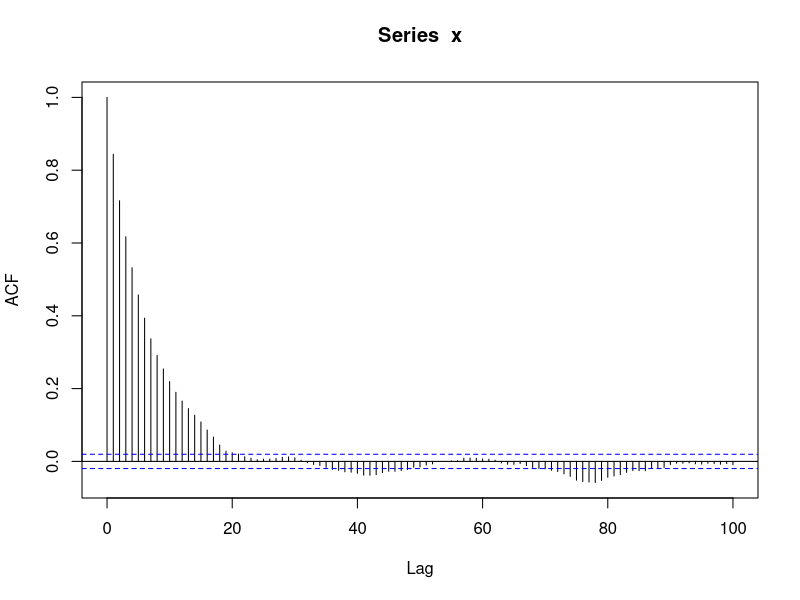
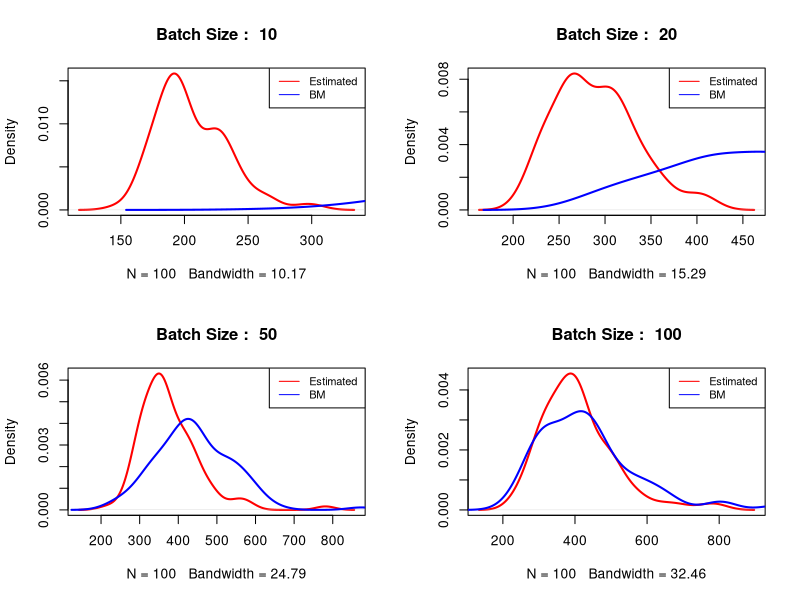
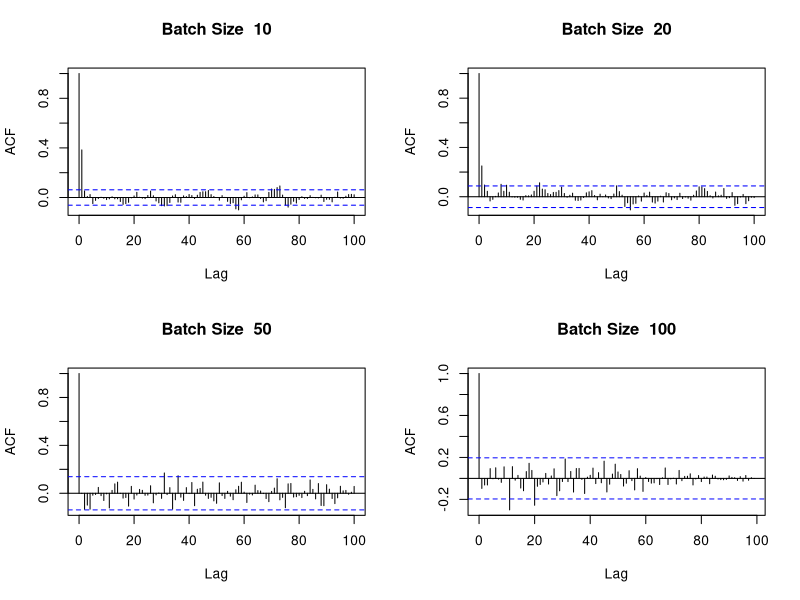

Generate these figures, in order, with R:
# running the procedure of using MCMC to generate samples
# then finding the variance and plotting there density

# defining different targets

# exponential
rate = 2
exponential <- function(x,rate){
    return(dexp(x,rate))
}
# gamma
shape = 9
rate = 0.5
gamma <- function(x,shape,rate){
    return(dgamma(x,shape = shape, rate = rate))
}

# laplace
theta = 2
s = 4    
laplace <- function(x,theta,s){
    return(0.5*(1/s)*exp(-abs(x-theta)/s))
}
# chi-squared

k = 5
chisq <- function(x,k){
    return(dchisq(x,k))
}

# Using normal distribution as proposal 
normal <- function(x,mu,h){
	return (rnorm(x,mean = mu, sd = h))
}

#setting up parameters for distributions
target <- laplace
proposal <- normal

# setting up for running multiple mcmc
iter <- 400

# b_dist <- c(100,200,500,1000);
b_dist <- c(10,20,50,100);

#for the sigma of each run
est_sigma_dist <- matrix(0, nrow = length(b_dist), ncol = iter/length(b_dist))
bm_sigma_dist <- matrix(0, nrow = length(b_dist), ncol = iter/length(b_dist))
#for the sample mean of each run
sample_mean_dist = numeric(length = iter)

acc_dist = numeric(length = iter)
# running mulitple mcmc
# setting up changing parameters

T <- 1e4

Y_1 = numeric(length = T/b_dist[1])
Y_2 = numeric(length = T/b_dist[2])
Y_3 = numeric(length = T/b_dist[3])
Y_4 = numeric(length = T/b_dist[4])

# h <- 1
h <- 5

ini <- 2
it <- 1

while(it <= iter){
    x <- numeric(T)
    acc <- 0
    x[1] <- ini + rnorm(1) #rnorm for a little variance in starting value
    # while(x[1] < 0){
    #     x[1] <- ini + rnorm(1)
    # }
    for(t in 2:T){
        y = proposal(1,x[t-1],h)
        # sample space restrictions
        # while(y < 0){ 
        #     y = proposal(1,x[t-1],h)
        # }
        alpha = min((target(y,theta,s)/target(x[t-1],theta,s)),1)
        u = runif(1,0,1)
        if(u <= alpha){
            x[t] = y
            acc <- acc + 1
        } else {
            x[t] = x[t-1]
        }
    }
    acc_dist[it] <- ((acc/T)*100)
    sample_mean_dist[it] = mean(x)
    
    n <- T
    b <- b_dist[if (it%%length(b_dist) == 0) length(b_dist) else it%%length(b_dist)]

    a <- n/b
    mu = mean(x)
    Y = numeric(a)
    for(i in 0:(a-1)){
        Y[i+1] = mean(x[((b*i)+1):(b*(i+1))])
    }
    if(b == b_dist[1]){
        Y_1 = Y
    }
    else if (b == b_dist[2]){
        Y_2 = Y
    }
    else if (b == b_dist[3]){
        Y_3 = Y
    }
    else {
        Y_4 = Y
    }
    bm_sigma= (b/(a-1))*(sum((Y-mu)^2))

    model = ar(Y, aic = FALSE,order.max = 1)

    rho <- model$ar
    alpha_sq <- model$var.pred

    est_sigma <- (b*alpha_sq)/((1-rho)^2)
    bm_sigma_dist[if (it%%length(b_dist) == 0) length(b_dist) else it%%length(b_dist), if(floor(it/length(b_dist)) == iter/length(b_dist)) iter/length(b_dist) else floor((it-1)/length(b_dist)) + 1] = bm_sigma
    est_sigma_dist[if (it%%length(b_dist) == 0) length(b_dist) else it%%length(b_dist), if(floor(it/length(b_dist)) == iter/length(b_dist)) iter/length(b_dist) else floor((it-1)/length(b_dist)) + 1] = est_sigma
    # print(paste("Row, Column Value", if (it%%length(b_dist) == 0) length(b_dist) else it%%length(b_dist), " ", if(floor(it/length(b_dist)) == iter/length(b_dist)) iter/length(b_dist) else floor((it-1)/length(b_dist)) + 1 , " ", b_dist[if (it%%length(b_dist) == 0) length(b_dist) else it%%length(b_dist)]))
    it <- it + 1
}
# plot(density(x))
mean(x)
mean(acc_dist)

var(sample_mean_dist)
var(sample_mean_dist)*T

cbind(apply(bm_sigma_dist,1,mean),apply(est_sigma_dist,1,mean))
cbind(apply(bm_sigma_dist,1,var),apply(est_sigma_dist,1,var)) 
par(mfrow=c(1,1))
acf(x,lag.max = 100)

par(mfrow=c(2,2))    

for(i in 1:4) {
    plot(density(bm_sigma_dist[i,]), main = paste("Batch Size : ",b_dist[i]), lwd = 2, col = "red")
    lines(density(est_sigma_dist[i,]), lwd = 2, col = "blue")
    legend("topright", legend=c("Estimated ","BM "), col=c("red","blue"), lty=1:1, cex=0.8)
}
par(mfrow=c(2,2))
acf(Y_1,lag.max = 100,main=paste("Batch Size ",b_dist[1]))
acf(Y_2,lag.max = 100,main=paste("Batch Size ",b_dist[2]))
acf(Y_3,lag.max = 100,main=paste("Batch Size ",b_dist[3]))
acf(Y_4,lag.max = 100,main=paste("Batch Size ",b_dist[4]))
par(mfrow=c(1,1))

